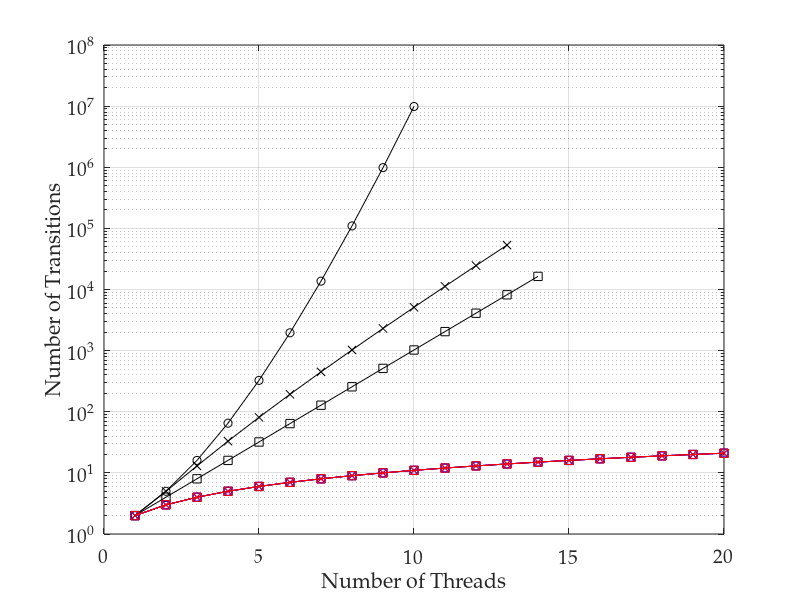

Here is the MATLAB script that generated this plot: (Note: this script raises an error after producing the figure.)
%% importing data
transitions = dlmread('t43_tpl1_ops1.csv', ',', 0, 0);
ss = dlmread('ss11_trans.csv', ',', 0, 0);
ssthreads = [1:13];
% convert 0 values to NaNs, as these don't plot
transitions(transitions==0)=nan;
threads = [1:20];

%% plotting lines

semilogy(threads, transitions(:, 1), 'ko-')
hold on
semilogy(ssthreads, ss, 'kx-')
semilogy(threads, transitions(:, 3), 'ks-')
semilogy(threads, transitions(:, 4), 'bo-')
semilogy(threads, transitions(:, 5), 'bx-')
semilogy(threads, transitions(:, 6), 'bs-')
semilogy(threads, transitions(:, 7), 'rx-')
semilogy(threads, transitions(:, 8), 'rs-')
hold off
grid on

%% adding axis labels
ax = gca;
set(ax, 'FontName', 'Palatino Linotype', 'FontSize', 14);
xlabel('Number of Threads');
ylabel('Number of Transitions');
axis([0 20 1 100000000])
ax.YTick = [1 100 10000 1000000 100000000];

%% output pdf file
h = figure(1);
h.Units = 'centimeters'; % set figure position to cm
%h.Position(2) = [h.Position(2)-9]; % set figure position bevore resize
h.Position([3:4]) = [10,7]; % resize figure
Plot2LaTeX( h, 't43_tpl1_ops1' )